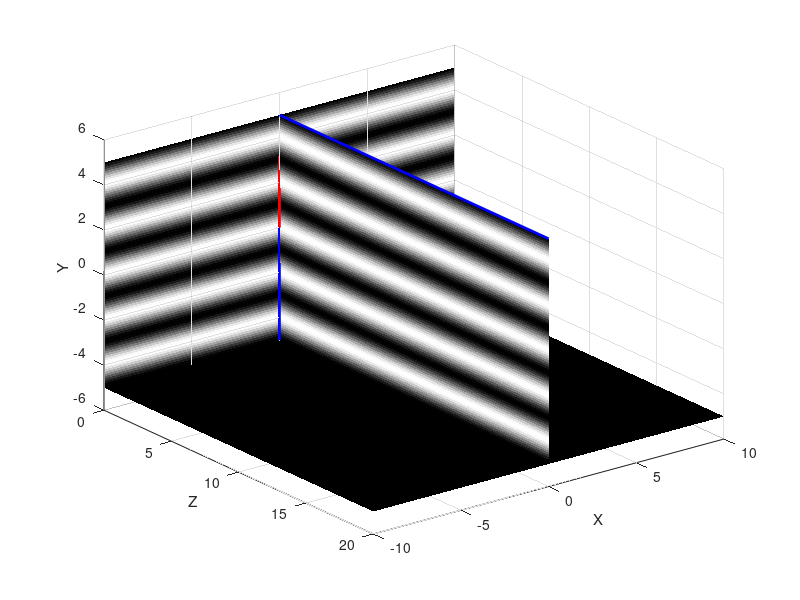

Source code (MATLAB):
% Angular spectrum
clc
clear all
close all
format compact

x=-10:10:10;
y=-5:.1:5;
z=0:.2:20;

beta = 30;
i=0;

lambda = 2;
fac = 2*pi/lambda;

%writerObj = VideoWriter('AngularSpectrum.avi');
%open(writerObj);

f = figure(4);
for beta=0:90
    i=i+1;
    betap = beta*pi/180;
    cb = cos(betap);
    sb = sin(betap);
    
    
    [Y,Z] = meshgrid(y,z);
    YZ = cos(fac*(Z*cb + Y*sb));
    
    [X, Z,Y] = meshgrid(x,z,y);
    XYZ = cos(fac*(Z*cb + Y*sb));
    [nx,ny,nz] = size(XYZ);
    
    
    zslice = -5.00;
    xslice = 0;
    yslice = 0;
    h = slice(X,Z,Y,XYZ,xslice,yslice,zslice);
    xlabel('X')
    ylabel('Z')
    zlabel('Y')
    colormap(gray)
    set(h,'LineStyle','none')
    set(gca,'YDir','rev')
    
    hold on
    xp= [0 0 0];
    yp= [0 0 20];
    zp= [-5 5 5];
    plot3(xp,yp,zp,'b','LineWidth',2)
    
    xp= [0 0];
    yp= [0 5*cb];
    zp= [0 5*sb];
    plot3(xp,yp,zp,'r','LineWidth',2)
    hold off
    
    %frame = getframe(f);
    %writeVideo(writerObj,frame);
    
    pause(0.01)
    
end
%close(writerObj);
